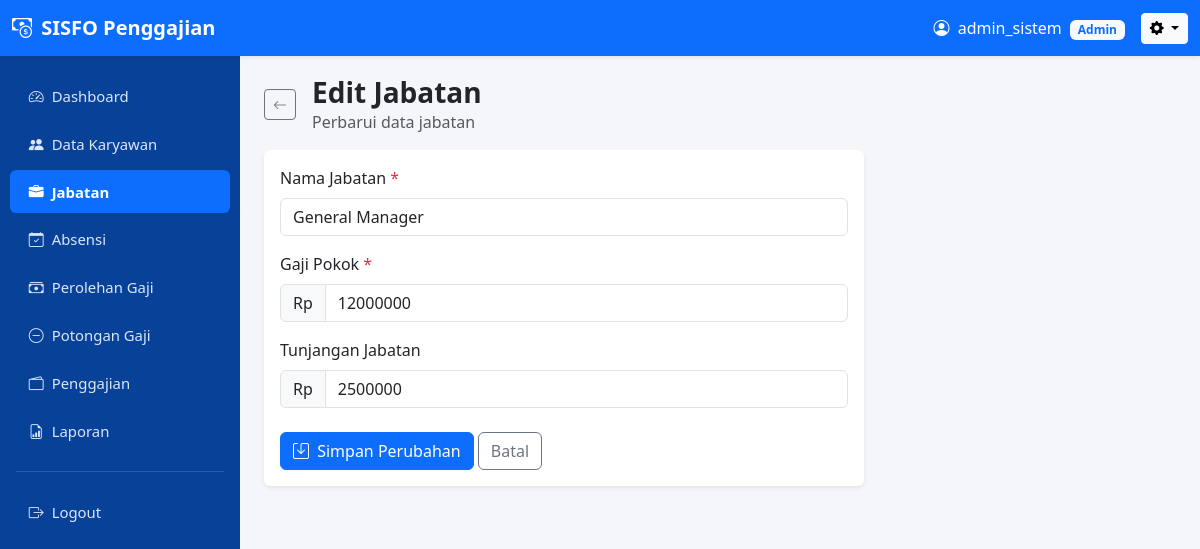
The app's page /jabatan/edit.php?id=107 (signed in) with its own data.
### tables this page shows
CREATE TABLE `jabatan` (
  `id_jabatan` int(11) NOT NULL,
  `nama_jabatan` varchar(100) NOT NULL,
  `gaji_pokok` int(11) NOT NULL,
  `tunjangan_jabatan` int(11) DEFAULT 0
);

### jabatan/edit.php (the view, shortened to what this page needs)
<?php
require_once '../config/config.php';
$id_jabatan = $_GET['id'] ?? $_POST['id_jabatan'] ?? null;
$stmt = $koneksi->prepare("SELECT * FROM jabatan WHERE id_jabatan = :id");
$stmt->bindParam(':id', $id_jabatan);
$stmt->execute();
$jabatan = $stmt->fetch();
$data  = $jabatan;
require_once '../component/header.php';
require_once '../component/sidebar.php';
?>
<div class="d-flex align-items-center mb-3">
    <a href="index.php" class="btn btn-outline-secondary btn-sm me-3">
        <i class="bi bi-arrow-left"></i>
    </a>
    <div>
        <h3 class="fw-bold mb-0">Edit Jabatan</h3>
        <p class="text-muted mb-0">Perbarui data jabatan</p>
    </div>
</div>
<div class="card border-0 shadow-sm" style="max-width: 600px;">
    <div class="card-body">
        <form method="POST" action="edit.php?id=<?= $id_jabatan ?>">
            <div class="mb-3">
                <label class="form-label">Nama Jabatan <span class="text-danger">*</span></label>
                <input type="text" name="nama_jabatan" class="form-control" required
                       value="<?= htmlspecialchars($data['nama_jabatan'] ?? '') ?>">
            </div>
            <div class="mb-3">
                <label class="form-label">Gaji Pokok <span class="text-danger">*</span></label>
                <div class="input-group">
                    <span class="input-group-text">Rp</span>
                    <input type="number" name="gaji_pokok" class="form-control" required min="1" step="1"
                           value="<?= htmlspecialchars($data['gaji_pokok'] ?? '') ?>">
                </div>
            </div>
            <div class="mb-4">
                <label class="form-label">Tunjangan Jabatan</label>
                <div class="input-group">
                    <span class="input-group-text">Rp</span>
                    <input type="number" name="tunjangan_jabatan" class="form-control" min="0" step="1"
                           value="<?= htmlspecialchars($data['tunjangan_jabatan'] ?? '0') ?>">
                </div>
            </div>
            <button type="submit" class="btn btn-primary">
                <i class="bi bi-save me-1"></i> Simpan Perubahan
            </button>
            <a href="index.php" class="btn btn-outline-secondary">Batal</a>
        </form>
    </div>
</div>
<?php require_once '../component/footer.php'; ?>

### records on screen
jabatan: nama_jabatan "General Manager", gaji_pokok "12000000", tunjangan_jabatan "2500000"

### other values on screen
$nama_tampil "admin_sistem"
$role_tampil "Admin"
$item['label'] "Dashboard"
$item['label'] "Data Karyawan"
$item['label'] "Jabatan"
$item['label'] "Absensi"
$item['label'] "Perolehan Gaji"
$item['label'] "Potongan Gaji"
$item['label'] "Penggajian"
$item['label'] "Laporan"
